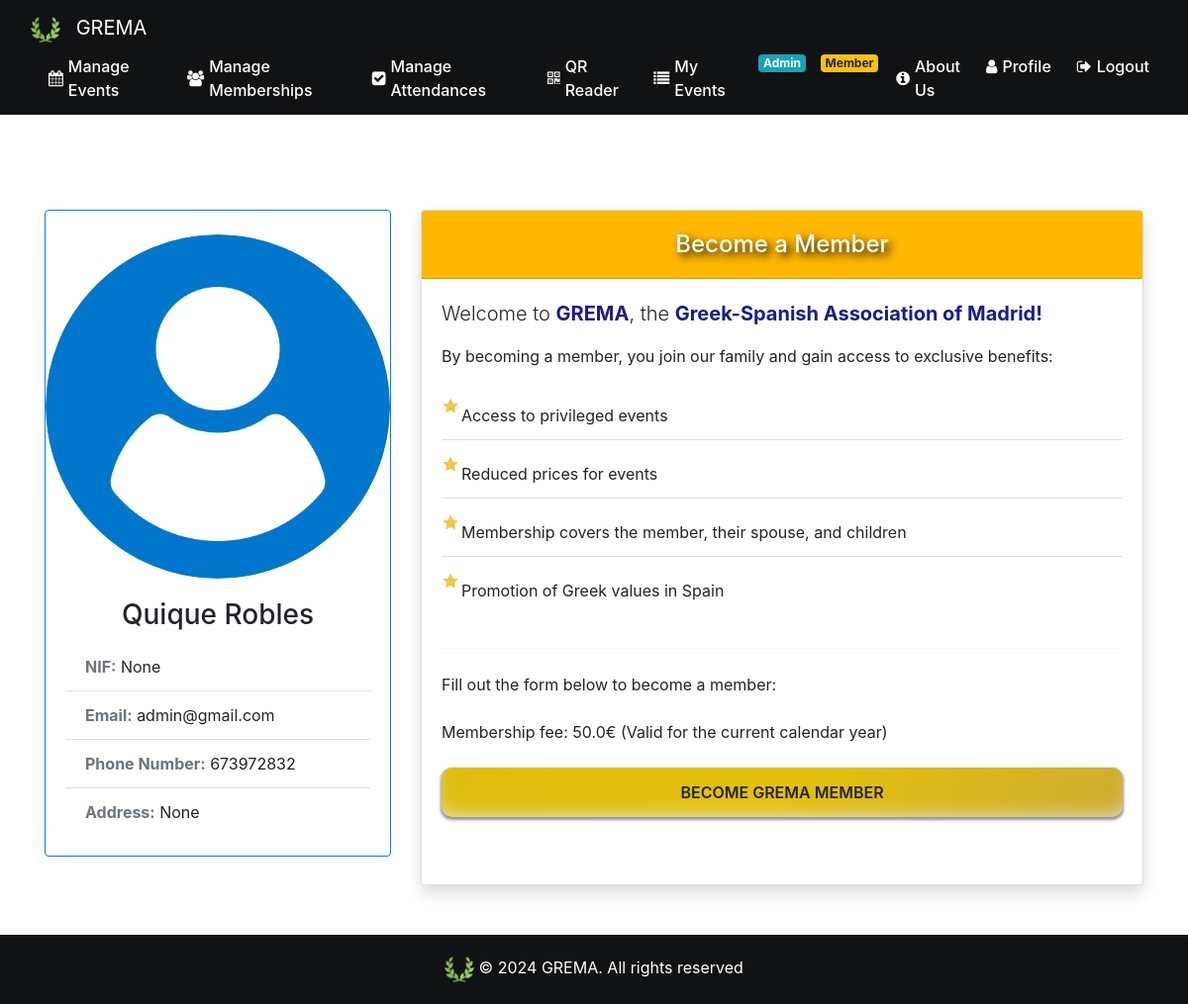
Page /become_member (signed in) on the earlier database version.
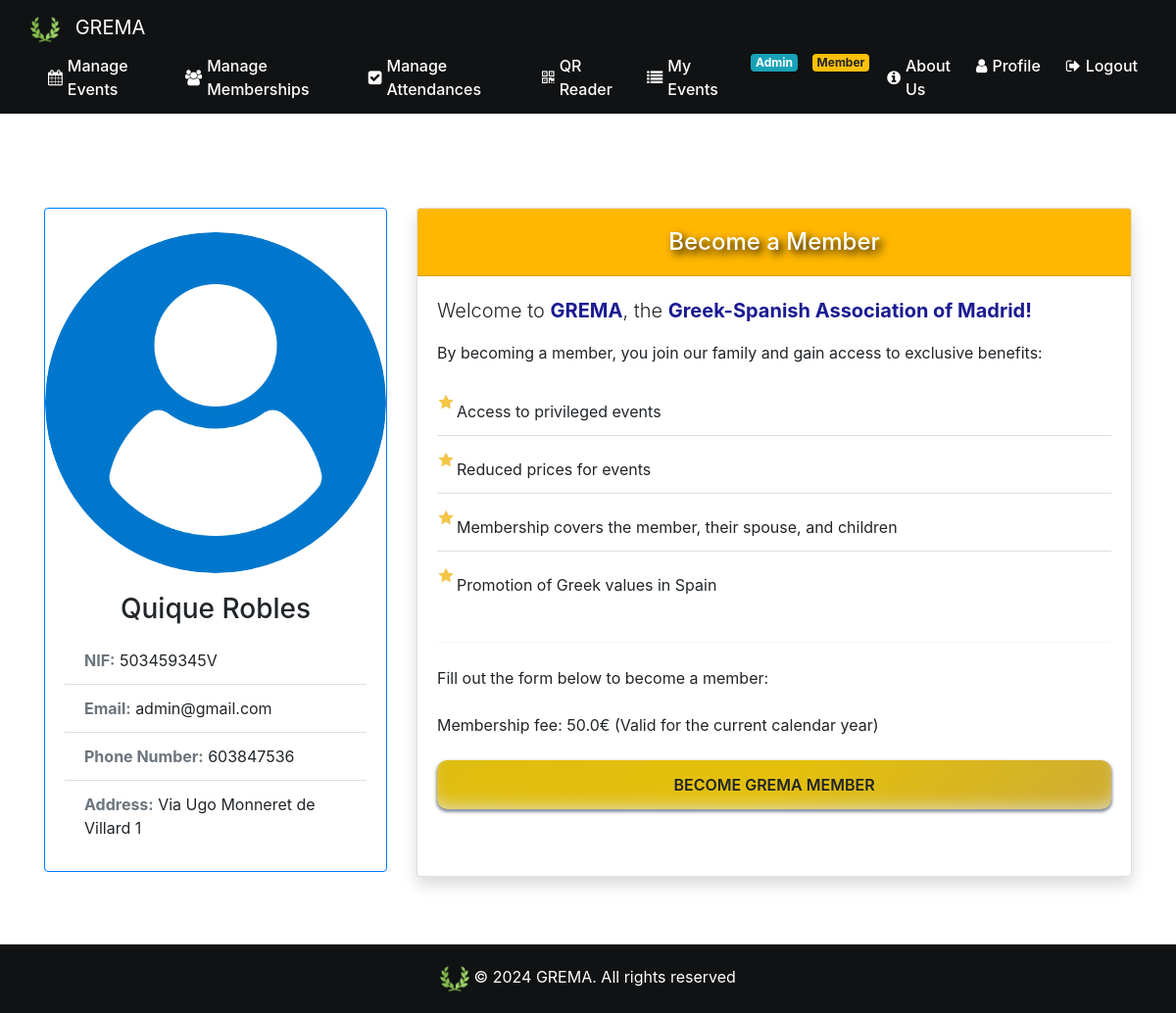
Same page on the later database version.
### website/models.py (models this page shows)
class Admin(db.Model, UserMixin):
    id = db.Column(db.Integer, primary_key=True)
    is_admin = True
    nif =db.Column(db.Integer)
    email = db.Column(db.String(150), unique=True, nullable=False)
    password = db.Column(db.String(150), nullable=False)
    phone_number=db.Column(db.Integer)
    first_name = db.Column(db.String(150))
    surname= db.Column(db.String(150))
    creation_date = db.Column(db.Date, default=func.current_date())
    address=db.Column(db.String(150))
    events = db.relationship('Event')
    admin_profile_image_url = db.Column(db.String(300))

### website/views.py (the view)
@views.route('/become_member', methods=['GET', 'POST'])
@login_required
def become_member():
    config = Config.query.first()
    fee_value= config.fee_value
    return render_template('become_member.html', user=current_user, fee_value=fee_value)

### website/views.py (called while the page is built)
@views.context_processor
def inject_membership():
    if current_user.is_authenticated:
        is_member = Fee.query.filter_by(user_fee=current_user.id, payed=True).first() is not None
    else:
        is_member = False
    return dict(is_member=is_member)

### website/templates/become_member.html (shortened to what this page needs)
{% extends "base.html" %}
{% block content %}
<link rel="stylesheet" href="/static/become_member.css">
<br /><br /><br /><br />
<div class="container">
    <div class="row justify-content-center">
        <div class="col-md-4">
            <div class="card mb-4 border-primary">
                <div class="profile-image-container mx-auto mt-4">
                    {% if user.user_profile_image_url %}
                    <img src="{{ user.user_profile_image_url }}" class="card-img-top rounded-circle"
                        alt="Profile Image">
                    {% else %}
                    <img src="{{ url_for('static', filename='images/userLogo.png') }}"
                        class="card-img-top rounded-circle" alt="{{ user.first_name }}">
                    {% endif %}
                </div>
                <div class="card-body">
                    <h3 class="card-title text-center">{{ user.first_name }} {{ user.surname }}</h3>
                    <ul class="list-group list-group-flush">
                        <li class="list-group-item"><strong class="text-secondary">NIF:</strong> {{ user.nif }}</li>
                        <li class="list-group-item"><strong class="text-secondary">Email:</strong> {{ user.email }}</li>
                        <li class="list-group-item"><strong class="text-secondary">Phone Number:</strong> {{
                            user.phone_number }}</li>
                        <li class="list-group-item"><strong class="text-secondary">Address:</strong> {{ user.address }}
                        </li>
                    </ul>
                </div>
            </div>
        </div>
        <div class="col-md-8">
            <div class="card shadow">
                <div class="card-header gold-background text-white text-center"
                    style="text-shadow: 4px 4px 8px #000000;">
                    <h4 class="mb-0">Become a Member</h4>
                </div>
                <div class="card-body">
                    <p class="lead">Welcome to <span style="color: rgb(27, 27, 146); font-weight: bold;">GREMA</span>,
                        the <span style="color: rgb(27, 27, 146); font-weight: bold;">Greek-Spanish Association of
                            Madrid!</span></p>
                    <p class="mb-4">By becoming a member, you join our family and gain access to exclusive benefits:</p>
                    <ul class="list-group list-group-flush custom-list">
                        <li class="list-group-item animated-list-item">Access to privileged events</li>
                        <li class="list-group-item animated-list-item">Reduced prices for events</li>
                        <li class="list-group-item animated-list-item">Membership covers the member, their spouse, and
                            children</li>
                        <li class="list-group-item animated-list-item">Promotion of Greek values in Spain</li>
                    </ul>
                    <hr class="my-4">
                    <p class="mb-4">Fill out the form below to become a member:</p>
                    <p class="mb-4">Membership fee: {{fee_value}}€ (Valid for the current calendar year)</p>
                    <form id=membership-form method="POST" class="border-0">
                        <div id="boton_a_ocultar">
                        <button id="continue-btn" class="btn btn-primary btn-block gold-button  my-button">
                            <span class="shimmer"></span>
                            BECOME GREMA MEMBER
                        </button>
                        <br /><br />
                        </div>
                    </form>
                </div>
            </div>
        </div>
    </div>
</div>
{% endblock %}

Differences in the rows shown:
changed Admin "Quique": nif "None" → "503459345V"; phone_number "673972832" → "603847536"; address "None" → "Via Ugo Monneret de Villard 1"
